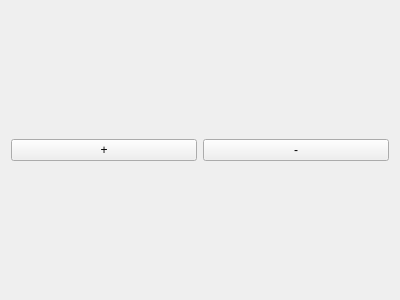
<?xml version="1.0" encoding="UTF-8"?>
<ui version="4.0">
 <class>Form</class>
 <widget class="QWidget" name="Form">
  <property name="geometry">
   <rect>
    <x>0</x>
    <y>0</y>
    <width>400</width>
    <height>300</height>
   </rect>
  </property>
  <property name="windowTitle">
   <string>Form</string>
  </property>
  <layout class="QHBoxLayout" name="horizontalLayout">
   <item>
    <widget class="QPushButton" name="button_add">
     <property name="text">
      <string>+</string>
     </property>
    </widget>
   </item>
   <item>
    <widget class="QPushButton" name="button_remove">
     <property name="text">
      <string>-</string>
     </property>
    </widget>
   </item>
  </layout>
 </widget>
 <resources/>
 <connections/>
</ui>
